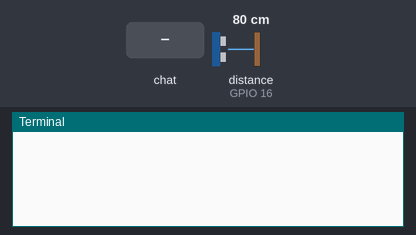
This program was run on a simulated Raspberry Pi (BCM pin numbers). Parts: the last lines printed to the terminal. Inputs (shaded band) come from the test bench; at power-on: distance to the obstacle (sensor on GPIO 16) 80 cm. The echo pulse lasts 58.3 µs per cm; the clock reads 2024-03-15 10:24:30 at power-on unless the program sets it.

Above: at 1.2 s.
1.3 s: chat message "/Hellouda" arrives
At 1.9 s:
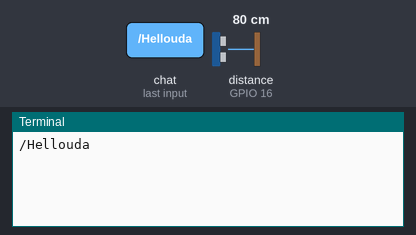
3.5 s: chat message "/ledon" arrives
At 4.2 s:
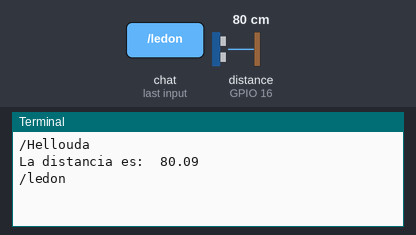
6.5 s: distance to the obstacle (sensor on GPIO 16) set to 4 cm
At 7.3 s:
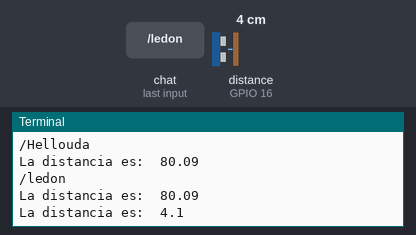

The program:

telegram-distance.py
```python
import  RPi.GPIO as GPIO
import  time

import telepot
from telepot.loop import MessageLoop

pinTRIG=23
pinECHO=16
vSon=34300


def setup():
    GPIO.setmode(GPIO.BCM)
    GPIO.setwarnings(False)

    GPIO.setup(pinTRIG,GPIO.OUT)
    GPIO.setup(pinECHO,GPIO.IN)
    GPIO.output(pinTRIG,GPIO.LOW)

def main():
    try:
        while True:
            time.sleep(1)
            token = '2123194698:AAG1O395gfxg1fcbPbVtXQhQKJq5CeCXhCg'
            connBot = telepot.Bot(token)
            chatID = 2003138995
            dis = distance()
            connBot.sendMessage(chatID, str("Auto Distance: ") + str(dis) + str(" cm."))
    except KeyboardInterrupt:
            GPIO.cleanup()
            print("Finnish")
    GPIO.cleanup()

def distance():
    time.sleep(1)
    GPIO.output(pinTRIG,GPIO.HIGH)
    time.sleep(0.00001)
    GPIO.output(pinTRIG,GPIO.LOW)
    while GPIO.input(pinECHO)==0:
            tinicio=time.time()
    while GPIO.input(pinECHO)==1:
            tfin=time.time()
    tvuelo=tfin-tinicio
    distancia=tvuelo*vSon/2
    distancia=round(distancia,2)
    print("La distancia es: ",distancia)
    return distancia

def botfunction(value):
    chatID = value['chat']['id']
    command = value['text']

    print(command)

    if command=='/Hellouda':
        connBot.sendMessage(chatID, str("\n opciones: /LedOn \n /ledOff \n "))
    elif command == '/ledon':
        connBot.sendMessage(chatID, str(" Led is On now. "))

token = '2123194698:AAG1O395gfxg1fcbPbVtXQhQKJq5CeCXhCg'
connBot = telepot.Bot(token)
#print(connBot.getMe())
MessageLoop(connBot, botfunction).run_as_thread()

setup()
main()
```

Measured:
- after the input at 1.3 s, the terminal: prints a new line at once (image 1)
- after the input at 3.5 s, the terminal: prints a new line at once (image 2)
- after the input at 6.5 s, the terminal: prints a new line after 0.11 s (image 3)
